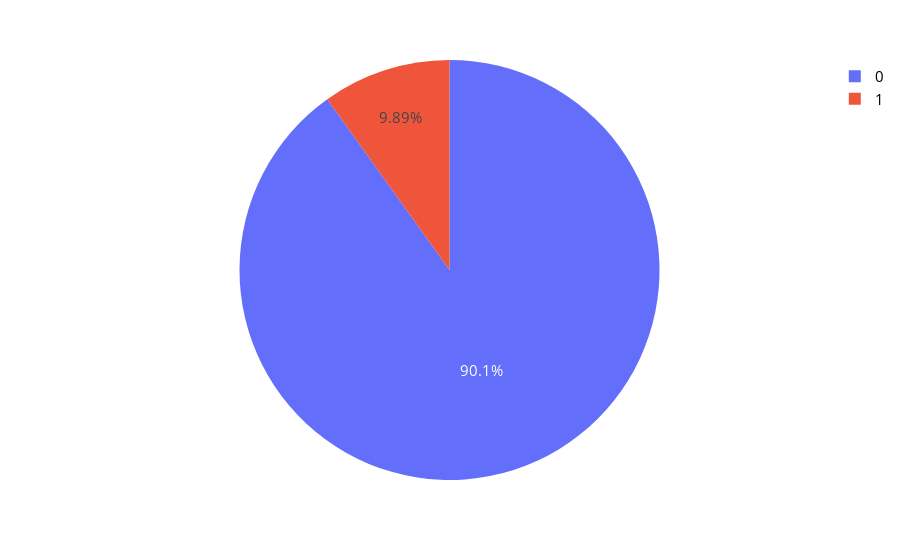

Here is the notebook cell this chart was saved with:
### Code cell
fig = px.pie( values=df.groupby(['sars_cov_2_exam_result']).size().values,names=df.groupby(['sars_cov_2_exam_result']).size().index)
fig.update_layout(
    font=dict(
        size=15,
        color="black" ) )   
py.iplot(fig)

### Figure 1 — Plotly figure (JSON) as saved in the notebook; plotly's stock layout.template omitted (floating-point values rounded to 4 significant figures)
{"data": [{"domain": {"x": [0, 1], "y": [0, 1]}, "hovertemplate": "label=%{label}<br>value=%{value}<extra></extra>", "labels": [0, 1], "legendgroup": "", "name": "", "showlegend": true, "type": "pie", "values": [5086, 558]}], "layout": {"font": {"color": "black", "size": 15}, "legend": {"tracegroupgap": 0}, "margin": {"t": 60}}}
